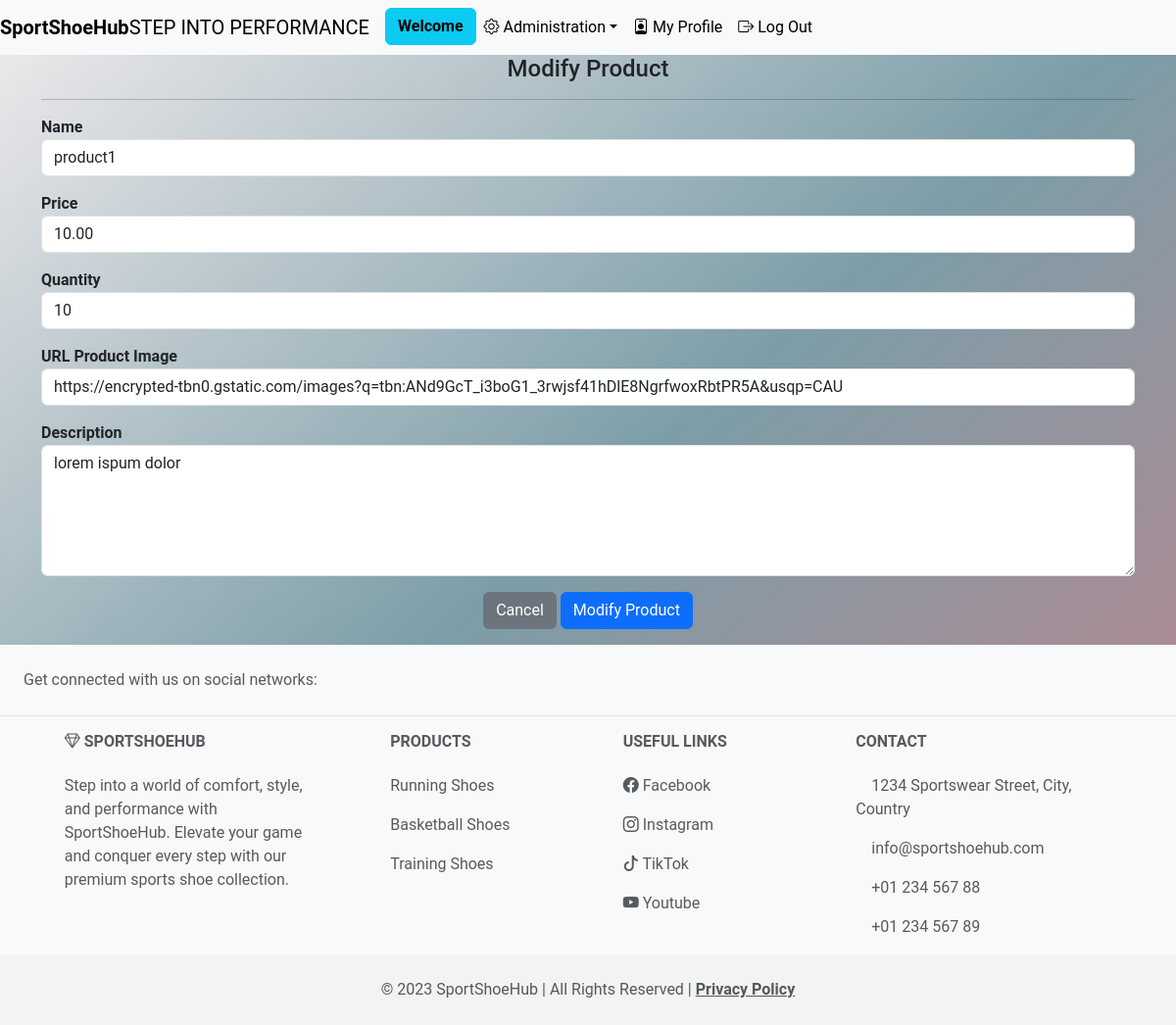
Page /views/ModifyProduct.php?id=1 (signed in) on the earlier database version.
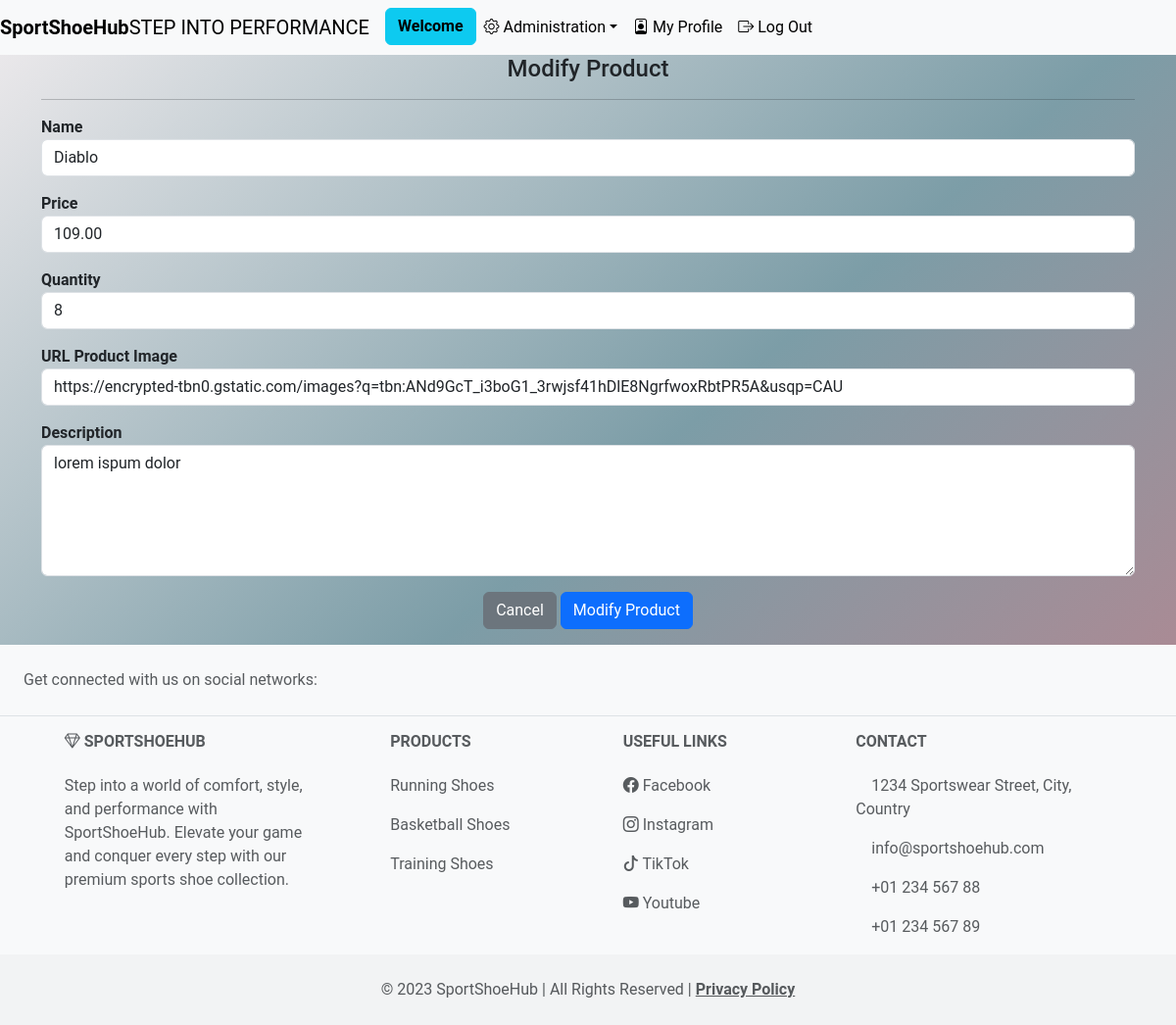
Same page on the later database version.
### tables this page shows
CREATE TABLE `product` (
  `id` bigint(20) NOT NULL,
  `name` varchar(40) DEFAULT NULL,
  `qtty` int(11) DEFAULT NULL,
  `price` decimal(10,2) DEFAULT NULL,
  `url_img` varchar(255) DEFAULT NULL,
  `description` text DEFAULT NULL
);

### models/Crud.php (called while the page is built, shortened)
<?php
class Crud
{
    public $connexion;
    private function connect()
    {
        $host = "localhost";
        $db = "ecom2_project";
        $user = "root";
        $password = "";
        $dsn = "mysql:host=$host;dbname=$db;charset=UTF8";
        try {
            $this->connexion = new PDO($dsn, $user, $password);
            $this->connexion->setAttribute(PDO::ATTR_ERRMODE, PDO::ERRMODE_EXCEPTION);
        } catch (PDOException $e) {
            throw new Exception("Database connection failed: " . $e->getMessage());
        }
    }
    public function getById($table, $id)
    {
        $PDOStatement = $this->connexion->prepare("SELECT * FROM $table WHERE id = :id");
        $PDOStatement->bindParam(':id', $id, PDO::PARAM_INT);
        $PDOStatement->execute();
        return $PDOStatement->fetch(PDO::FETCH_ASSOC);
    }
    public function __destruct()
    {
        $this->connexion = null;
    }
}

### models/Product.php (called while the page is built, shortened)
<?php
require_once('Crud.php');
class Product extends Crud
{
    public function getProductById($id)
    {
        return $this->getById('product', $id);
    }
}

### views/ModifyProduct.php (the view, shortened to what this page needs)
<?php
include "./includes/Header.php";
if (isset($_GET['id'])) {
    $id = $_GET['id'];
    $productModel = new Product();
    $product = $productModel->getProductById($id);
}
?>
<main>
    <section>
        <div class="registerfrm">
            <div class="container">
                <div class="row">
                    <div class="col-md-12">
                        <center>
                            <h4>Modify Product</h4>
                        </center>
                        <hr>
                        <div class="registerfrm">
                            <form method="post" enctype="multipart/form-data">
                                <div class="mb-3">
                                    <label for="name"><b>Name</b></label>
                                    <input type="text" class="form-control" name="name" id="name" value="<?php echo $product['name']; ?>" placeholder="Product Name" required>
                                </div>
                                <div class="mb-3">
                                    <label for="price"><b>Price</b></label>
                                    <input type="text" class="form-control" name="price" id="price" value="<?php echo $product['price']; ?>" placeholder="Product Price" required>
                                </div>
                                <div class="mb-3">
                                    <label for="quant"><b>Quantity</b></label>
                                    <input type="number" class="form-control" name="quant" id="quant" value="<?php echo $product['qtty']; ?>" min="0">
                                </div>
                                <div class="mb-3">
                                    <label for="url_img"><b>URL Product Image</b></label>
                                    <input type="text" class="form-control" name="url_img" id="url_img" value="<?php echo $product['url_img']; ?>">
                                </div>
                                <div class="mb-3">
                                    <label for="description"><b>Description</b></label>
                                    <textarea class="form-control" name="description" id="description" rows="5"><?php echo $product['description']; ?></textarea>
                                </div>
                                <center>
                                    <div class="mb-3">
                                        <a href="./ManageProducts.php" class="btn btn-secondary">Cancel</a>
                                        <input type="submit" name="save" value="Modify Product" class="btn btn-primary">
                                    </div>
                                </center>
                            </form>
                        </div>
                    </div>
                </div>
            </div>
        </div>
    </section>
</main>
<?php
include "./includes/Footer.php";
?>

Differences in the rows shown:
changed product "lorem ispum dolor": name "product1" → "Diablo"; price "10.00" → "109.00"; quant "10" → "8"
